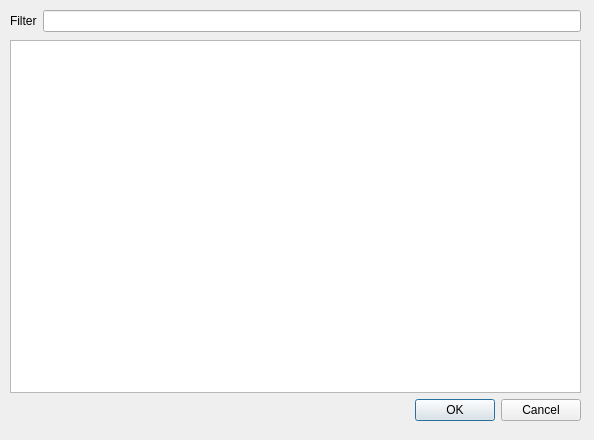
<?xml version="1.0" encoding="UTF-8"?>
<ui version="4.0">
 <class>loadSimDialog</class>
 <widget class="QDialog" name="loadSimDialog">
  <property name="geometry">
   <rect>
    <x>0</x>
    <y>0</y>
    <width>594</width>
    <height>440</height>
   </rect>
  </property>
  <property name="windowTitle">
   <string>Load Simulation</string>
  </property>
  <widget class="QWidget" name="formLayoutWidget">
   <property name="geometry">
    <rect>
     <x>10</x>
     <y>10</y>
     <width>571</width>
     <height>31</height>
    </rect>
   </property>
   <layout class="QFormLayout" name="formLayout">
    <property name="fieldGrowthPolicy">
     <enum>QFormLayout::ExpandingFieldsGrow</enum>
    </property>
    <item row="1" column="1">
     <widget class="QLineEdit" name="filterEdit"/>
    </item>
    <item row="1" column="0">
     <widget class="QLabel" name="label">
      <property name="text">
       <string>Filter</string>
      </property>
     </widget>
    </item>
   </layout>
  </widget>
  <widget class="QWidget" name="verticalLayoutWidget">
   <property name="geometry">
    <rect>
     <x>10</x>
     <y>40</y>
     <width>571</width>
     <height>381</height>
    </rect>
   </property>
   <layout class="QVBoxLayout" name="verticalLayout">
    <item>
     <widget class="QListWidget" name="listWidget"/>
    </item>
    <item>
     <widget class="QDialogButtonBox" name="buttonBox">
      <property name="orientation">
       <enum>Qt::Horizontal</enum>
      </property>
      <property name="standardButtons">
       <set>QDialogButtonBox::Cancel|QDialogButtonBox::Ok</set>
      </property>
     </widget>
    </item>
   </layout>
  </widget>
 </widget>
 <resources/>
 <connections>
  <connection>
   <sender>buttonBox</sender>
   <signal>accepted()</signal>
   <receiver>loadSimDialog</receiver>
   <slot>accept()</slot>
   <hints>
    <hint type="sourcelabel">
     <x>248</x>
     <y>254</y>
    </hint>
    <hint type="destinationlabel">
     <x>157</x>
     <y>274</y>
    </hint>
   </hints>
  </connection>
  <connection>
   <sender>buttonBox</sender>
   <signal>rejected()</signal>
   <receiver>loadSimDialog</receiver>
   <slot>reject()</slot>
   <hints>
    <hint type="sourcelabel">
     <x>316</x>
     <y>260</y>
    </hint>
    <hint type="destinationlabel">
     <x>286</x>
     <y>274</y>
    </hint>
   </hints>
  </connection>
 </connections>
</ui>
